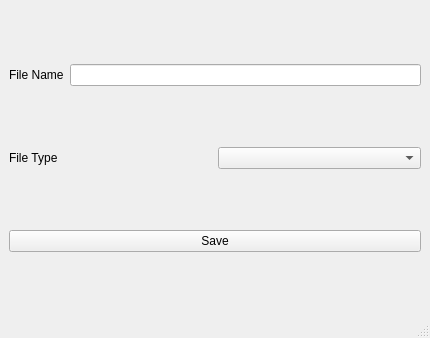
<?xml version="1.0" encoding="UTF-8"?>
<ui version="4.0">
 <class>MainWindow</class>
 <widget class="QMainWindow" name="MainWindow">
  <property name="geometry">
   <rect>
    <x>0</x>
    <y>0</y>
    <width>430</width>
    <height>338</height>
   </rect>
  </property>
  <property name="windowTitle">
   <string>MainWindow</string>
  </property>
  <widget class="QWidget" name="centralwidget">
   <layout class="QGridLayout" name="gridLayout">
    <item row="0" column="0">
     <layout class="QHBoxLayout" name="horizontalLayout_2">
      <item>
       <widget class="QLabel" name="File_Name">
        <property name="text">
         <string>File Name</string>
        </property>
        <property name="scaledContents">
         <bool>false</bool>
        </property>
       </widget>
      </item>
      <item>
       <widget class="QLineEdit" name="file_name_le"/>
      </item>
     </layout>
    </item>
    <item row="1" column="0">
     <layout class="QHBoxLayout" name="horizontalLayout">
      <item>
       <widget class="QLabel" name="File_Type">
        <property name="text">
         <string>File Type</string>
        </property>
       </widget>
      </item>
      <item>
       <widget class="QComboBox" name="file_type_cb"/>
      </item>
     </layout>
    </item>
    <item row="2" column="0">
     <widget class="QPushButton" name="file_save_pb">
      <property name="text">
       <string>Save</string>
      </property>
     </widget>
    </item>
   </layout>
  </widget>
  <widget class="QMenuBar" name="menubar">
   <property name="geometry">
    <rect>
     <x>0</x>
     <y>0</y>
     <width>430</width>
     <height>26</height>
    </rect>
   </property>
  </widget>
  <widget class="QStatusBar" name="statusbar"/>
 </widget>
 <resources/>
 <connections/>
</ui>
